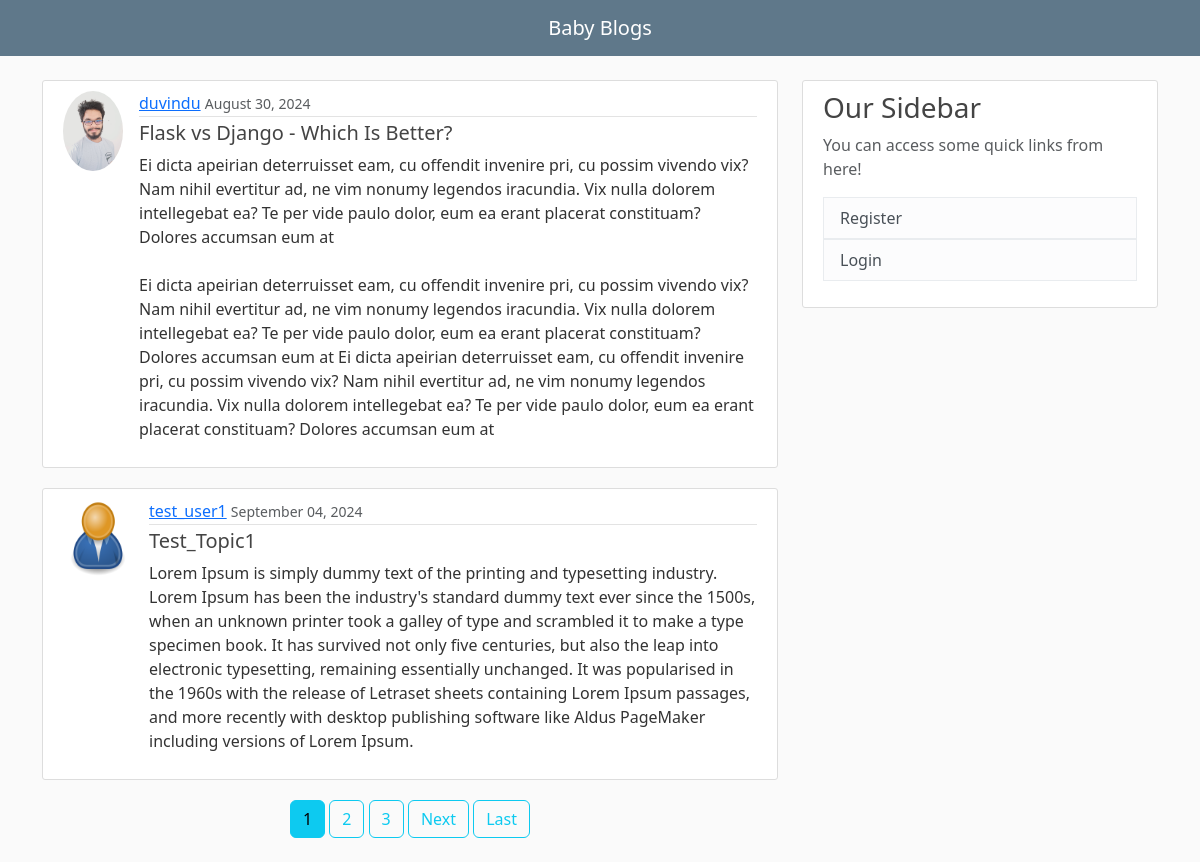
Before: / with the older database file.
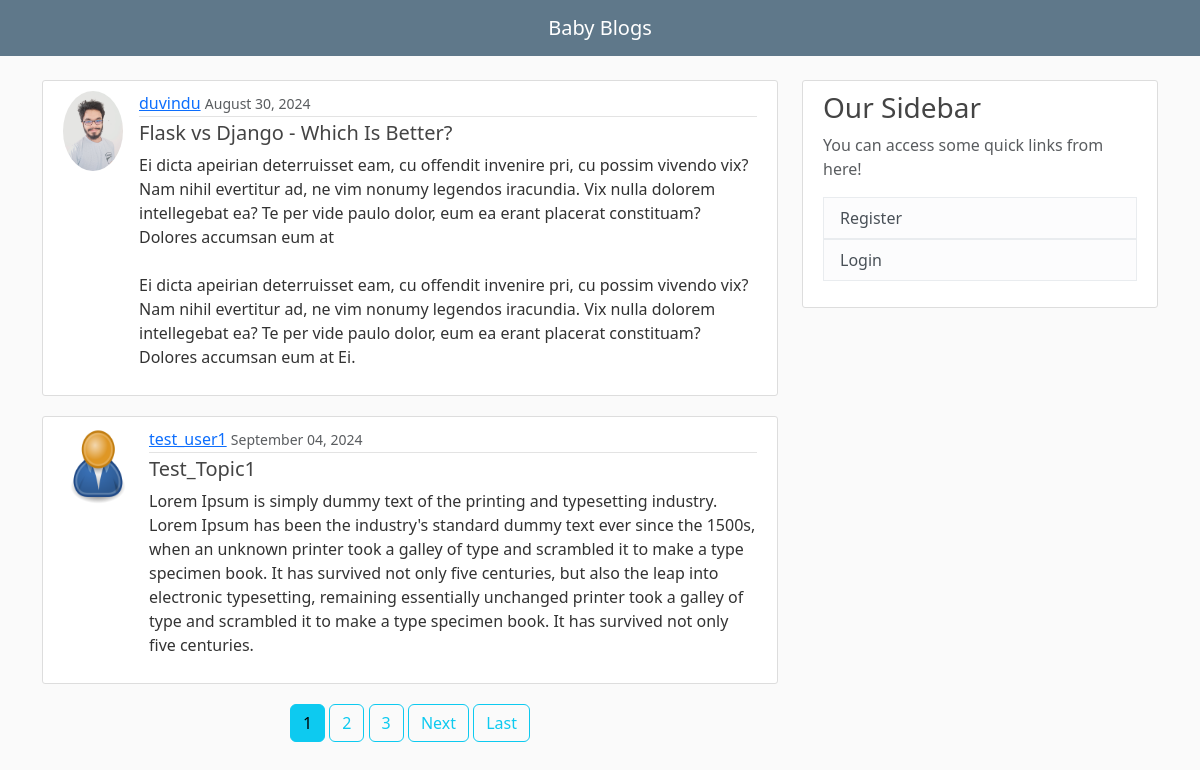
After: the same page with the newer database file.
### home/models.py (models this page shows, shortened)
class Posts(models.Model):
    author = models.ForeignKey(User, on_delete = models.CASCADE)
    title = models.CharField(max_length=100)
    content = models.TextField()
    date_posted = models.DateTimeField(default=timezone.now)

class Profile(models.Model):
    user = models.OneToOneField(User, on_delete = models.CASCADE)
    image = models.ImageField(upload_to = 'profile/', blank=True, null=True)
    @property
    def imageURL(self):
        try:
            url = self.image.url
        except:
            url = '/images/profile/default.png'
        return url

### home/views.py (the view)
# urls.py: path('', PostsListView.as_view(), name='home'),
class PostsListView(ListView):
    model = Posts
    template_name = 'home/index.html'
    context_object_name = 'posts'
    ordering = ['date_posted']
    paginate_by = 2

### home/templates/home/index.html (shortened to what this page needs)
{% extends 'base.html' %}
{% block content %}
    {% for post in posts %}
    <article class="media content-section" style="display: flex; align-items: flex-start;">
        <img class="rounded-circle article-img mr-3" style="height: 80px; width: 70px;" src="{{ post.author.profile.imageURL }}" alt="Profile Image" style="width: 70px; height: 70px;">
        <div class="media-body">
          <div class="article-metadata">
            <a class="mr-2" href="{% url 'user-posts' post.author.username %}">{{ post.author }}</a>
            <small class="text-muted">{{ post.date_posted|date:"F d, Y" }}</small>
          </div>
          <h5><a style="text-decoration: none;" class="article-title" href="{% url 'blog-detail' post.pk %}">{{ post.title }}</a></h5>
          <p class="article-content">{{ post.content }}</p>
        </div>
      </article>
    {% endfor %}
      <div style="text-align: center;">
        {% if is_paginated %}
        {% for num in page_obj.paginator.page_range %}
          {% if num == page_obj.number %}
            <a class="btn btn-info mb-4" href="?page={{num}}">{{num}}</a>
          {% elif num > page_obj.number|add:'-3' and num < page_obj.number|add:'3' %}
            <a class="btn btn-outline-info mb-4" href="?page={{num}}">{{num}}</a>
          {% endif %}
        {% endfor %}
        {% if page_obj.has_next %}
          <a class="btn btn-outline-info mb-4" href="?page={{page_obj.next_page_number}}">Next</a>
          <a class="btn btn-outline-info mb-4" href="?page={{page_obj.paginator.num_pages}}">Last</a>
        {% endif %}
      {% endif %}
      </div>
{% endblock content%}

### templates/base.html (shortened to what this page needs)
{% load static %}
<!DOCTYPE html>
<html lang="en">
<head>
    <link href="https://cdn.jsdelivr.net/npm/bootstrap@5.3.3/dist/css/bootstrap.min.css" rel="stylesheet">
    <link rel="stylesheet" type="text/css" href="{% static 'css/main.css' %}">
</head>
<body>
    <header class="site-header">
        <nav class="navbar navbar-dark bg-steel fixed-top">
          <div class="container">
            <a  class="navbar-brand mx-auto" href="/">Baby Blogs</a>
          </div>
        </nav>
    </header>
    <main role="main" class="container">
        <div class="row">
            <div class="col-md-8">
                {% block content %}{% endblock %}
            </div>
            <div class="col-md-4">
                <div class="content-section">
                    <h3>Our Sidebar</h3>
                    <p class='text-muted'>You can access some quick links from here!
                        <ul class="list-group">
                            {% if request.user.is_authenticated %}
                                <a href="{% url 'profile' %}" style="text-decoration: none;"><li class="list-group-item list-group-item-light">My Profile</li></a>
                                <a href="{% url 'user-posts' user.username %}" style="text-decoration: none;"><li class="list-group-item list-group-item-light">My Blogs</li></a>
                                <a href="{% url 'blog-create' %}" style="text-decoration: none;"><li class="list-group-item list-group-item-light">Add a Blog</li></a>
                                <a href="{% url 'logout' %}" style="text-decoration: none;"><li class="list-group-item list-group-item-light">Logout</li></a>
                            {% else %}
                                <a href="{% url 'register' %}" style="text-decoration: none;"><li class="list-group-item list-group-item-light">Register</li></a>
                                <a href="{% url 'login' %}" style="text-decoration: none;"><li class="list-group-item list-group-item-light">Login</li></a>
                            {% endif %}
                        </ul>
                    </p>
                </div>
            </div>
        </div>
    </main>
</body>
</html>

### static/css/main.css (style rules this page uses)
body { background: #fafafa; color: #333333; margin-top: 5rem; }
h1, h2, h3, h4, h5, h6 { color: #444444; }
ul { margin: 0; }
.bg-steel { background-color: #5f788a; }
.content-section { background: #ffffff; padding: 10px 20px; border: 1px solid #dddddd; border-radius: 3px; margin-bottom: 20px; }
.article-title { color: #444444; }
.article-content { white-space: pre-line; }
.article-img { height: 65px; width: 65px; margin-right: 16px; }
.article-metadata { padding-bottom: 1px; margin-bottom: 4px; border-bottom: 1px solid #e3e3e3 }

Changed rows visible on the page:
changed Posts "Flask vs Django - Which Is Better?": content "…Dolores accumsan eum at Ei dicta apeirian deterruisset eam, cu offendit invenire pri, cu possim vivendo vix? Nam nihil evertitur ad, ne vim nonumy legendos iracundia. Vix nulla dolorem intellegebat ea? Te per vide paulo dolor, eum ea erant placerat constituam? Dolores accumsan eum at" → "…Dolores accumsan eum at Ei."
changed Posts "Test_Topic1": content "…electronic typesetting, remaining essentially unchanged. It was popularised in the 1960s with the release of Letraset sheets containing Lorem Ipsum passages, and more recently with desktop publishing software like Aldus PageMaker including versions of Lorem Ipsum." → "…electronic typesetting, remaining essentially unchanged printer took a galley of type and scrambled it to make a type specimen book. It has survived not only five centuries."
